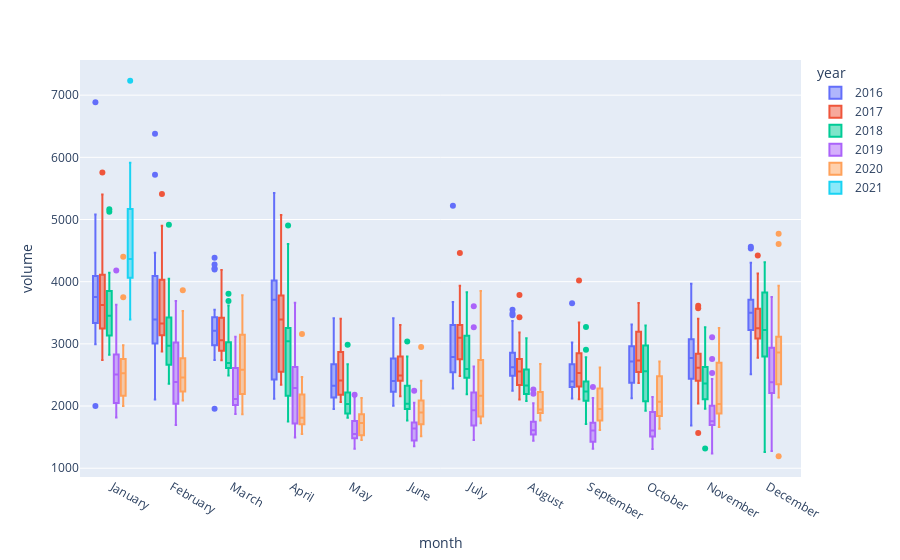

The notebook cell this image was saved under:
### Code cell
import plotly.express as px

px.box(df, x='month', y='volume', color='year')

### Figure 1 — Plotly figure (JSON) as saved in the notebook; plotly's stock layout.template omitted (floating-point values rounded to 4 significant figures; data arrays with more than 128 entries replaced by an {"elided": "..."} marker saying what was removed)
{"data": [{"alignmentgroup": "True", "hovertemplate": "year=2016<br>month=%{x}<br>volume=%{y}<extra></extra>", "legendgroup": "2016", "marker": {"color": "#636efa"}, "name": "2016", "notched": false, "offsetgroup": "2016", "orientation": "v", "showlegend": true, "type": "box", "x": {"elided": "255 str values"}, "x0": " ", "xaxis": "x", "y": {"elided": "255 int values"}, "y0": " ", "yaxis": "y"}, {"alignmentgroup": "True", "hovertemplate": "year=2017<br>month=%{x}<br>volume=%{y}<extra></extra>", "legendgroup": "2017", "marker": {"color": "#EF553B"}, "name": "2017", "notched": false, "offsetgroup": "2017", "orientation": "v", "showlegend": true, "type": "box", "x": {"elided": "251 str values"}, "x0": " ", "xaxis": "x", "y": {"elided": "251 int values"}, "y0": " ", "yaxis": "y"}, {"alignmentgroup": "True", "hovertemplate": "year=2018<br>month=%{x}<br>volume=%{y}<extra></extra>", "legendgroup": "2018", "marker": {"color": "#00cc96"}, "name": "2018", "notched": false, "offsetgroup": "2018", "orientation": "v", "showlegend": true, "type": "box", "x": {"elided": "252 str values"}, "x0": " ", "xaxis": "x", "y": {"elided": "252 int values"}, "y0": " ", "yaxis": "y"}, {"alignmentgroup": "True", "hovertemplate": "year=2019<br>month=%{x}<br>volume=%{y}<extra></extra>", "legendgroup": "2019", "marker": {"color": "#ab63fa"}, "name": "2019", "notched": false, "offsetgroup": "2019", "orientation": "v", "showlegend": true, "type": "box", "x": {"elided": "252 str values"}, "x0": " ", "xaxis": "x", "y": {"elided": "252 int values"}, "y0": " ", "yaxis": "y"}, {"alignmentgroup": "True", "hovertemplate": "year=2020<br>month=%{x}<br>volume=%{y}<extra></extra>", "legendgroup": "2020", "marker": {"color": "#FFA15A"}, "name": "2020", "notched": false, "offsetgroup": "2020", "orientation": "v", "showlegend": true, "type": "box", "x": {"elided": "253 str values"}, "x0": " ", "xaxis": "x", "y": {"elided": "253 int values"}, "y0": " ", "yaxis": "y"}, {"alignmentgroup": "True", "hovertemplate": "year=2021<br>month=%{x}<br>volume=%{y}<extra></extra>", "legendgroup": "2021", "marker": {"color": "#19d3f3"}, "name": "2021", "notched": false, "offsetgroup": "2021", "orientation": "v", "showlegend": true, "type": "box", "x": ["January", "January", "January", "January", "January", "January", "January", "January", "January", "January", "January", "January", "January", "January", "January", "January", "January", "January"], "x0": " ", "xaxis": "x", "y": [7230, 5657, 4899, 5169, 4853, 5912, 5319, 4354, 4115, 3928, 4332, 4132, 4378, 3883, 4851, 4064, 3755, 3393], "y0": " ", "yaxis": "y"}], "layout": {"boxmode": "group", "legend": {"title": {"text": "year"}, "tracegroupgap": 0}, "margin": {"t": 60}, "xaxis": {"anchor": "y", "domain": [0, 1], "title": {"text": "month"}}, "yaxis": {"anchor": "x", "domain": [0, 1], "title": {"text": "volume"}}}}
